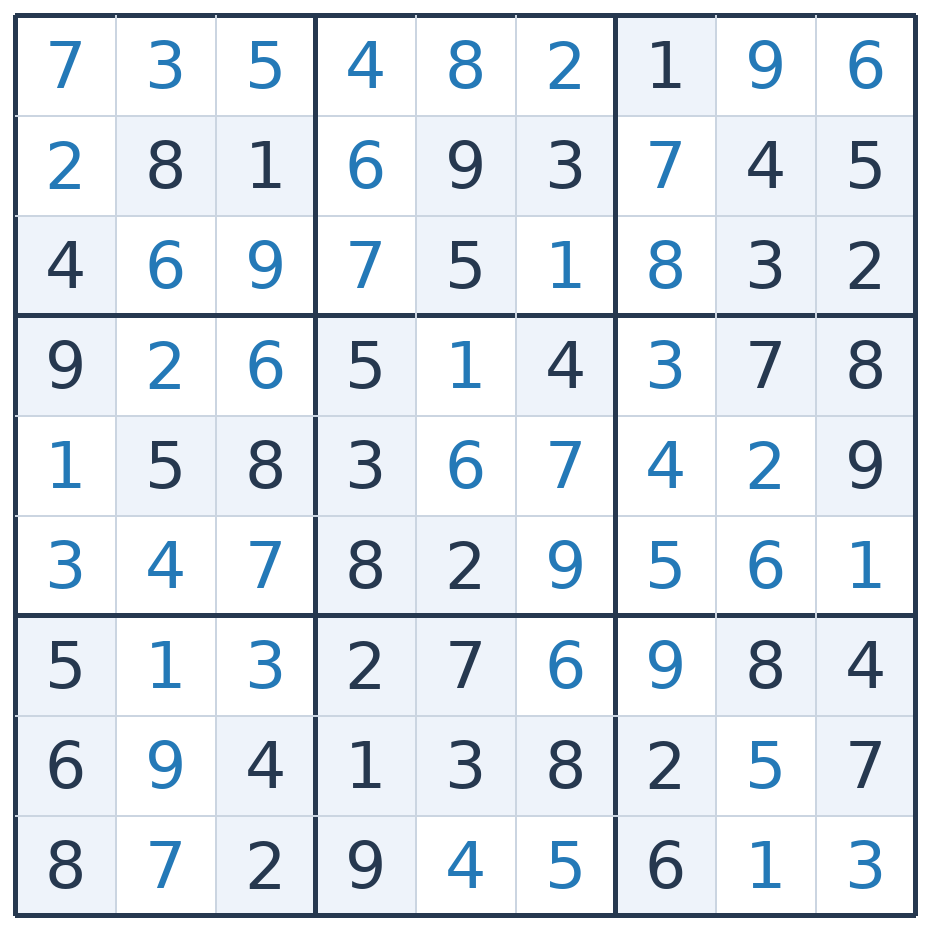
#> input picture example_solution.png, 930 x 930 px
$ python -i sudoku_screen_detect.py   (imports and definitions only)
#> lines starting #> are read from the running program, lines starting #| are printed output that depends on the picture; after the words box and inside, x2 and y2 are one past the last pixel; in counts of white or black regions, pixels touching at a corner belong together
#> further down, picture is the input picture: PIL image 930x930 RGB; mean R, G, B 226, 231.9, 238.2
"""Locate a visible 9×9 Sudoku grid in a full-screen screenshot."""

from __future__ import annotations

from dataclasses import dataclass

import cv2
import numpy as np
from PIL import Image


@dataclass(frozen=True)
class GridDetection:
    box: tuple[int, int, int, int]
    score: float


def _line_score(ink: np.ndarray, box: tuple[int, int, int, int]) -> float:
    x0, y0, x1, y1 = box
    width, height = x1 - x0, y1 - y0
    margin = max(2, min(width, height) // 45)
    horizontal, vertical = [], []
    for index in range(10):
        y = round(y0 + index * (height - 1) / 9)
        x = round(x0 + index * (width - 1) / 9)
        rows = ink[max(0, y-margin):min(ink.shape[0], y+margin+1), x0:x1]
        cols = ink[y0:y1, max(0, x-margin):min(ink.shape[1], x+margin+1)]
        horizontal.append(float(np.max(np.mean(rows > 0, axis=1))))
        vertical.append(float(np.max(np.mean(cols > 0, axis=0))))
    if (sum(value >= .55 for value in horizontal) < 8 or
            sum(value >= .55 for value in vertical) < 8):
        return 0.0
    return (sum(horizontal) + sum(vertical)) / 20


def detect_grid(image: Image.Image,
                preferred_box: tuple[int, int, int, int] | None = None) -> GridDetection | None:
    """Find regular ten-line grids; coordinates are physical screenshot pixels."""
    raw = np.asarray(image.convert("RGB"))
    height, width = raw.shape[:2]
#> height = 930; width = 930
    if min(width, height) < 400:
        return None
    scale = min(1.0, 1600 / max(width, height))
#> scale = 1
    reduced = cv2.resize(raw, (round(width * scale), round(height * scale)),
                         interpolation=cv2.INTER_AREA) if scale < 1 else raw
    gray = cv2.cvtColor(reduced, cv2.COLOR_RGB2GRAY)
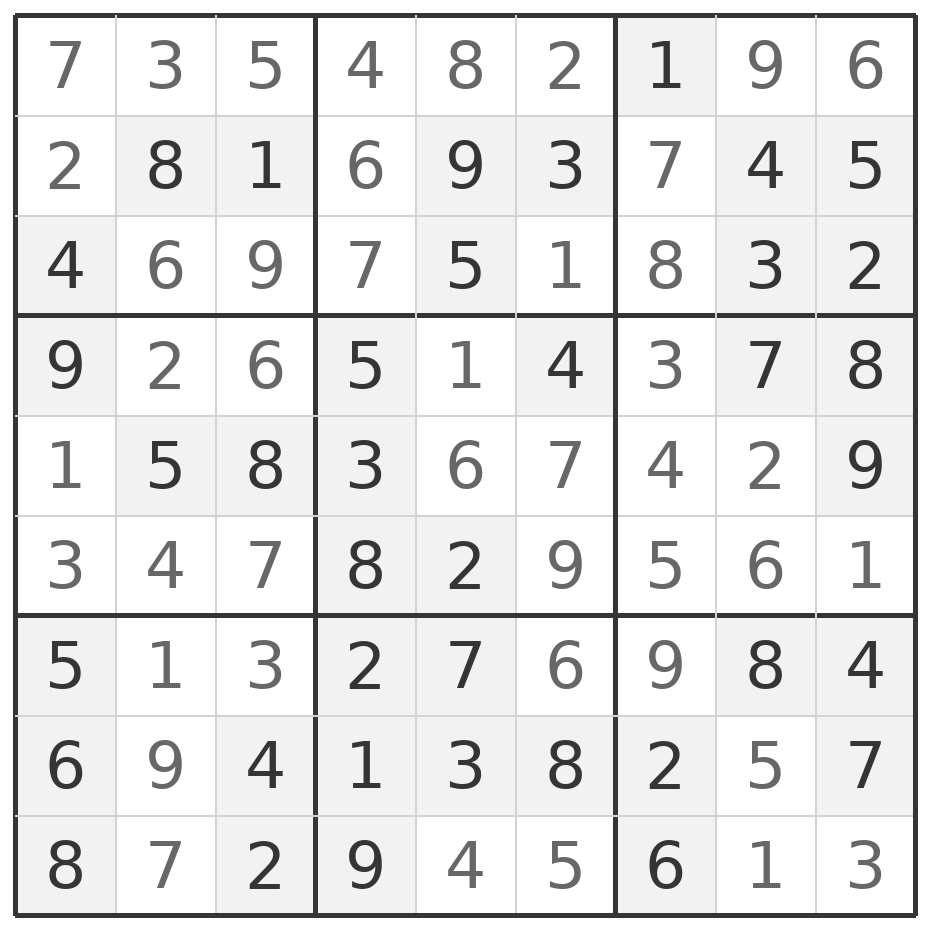
#> gray: shape (930, 930); min 53, max 255, mean 230.7
    ink = cv2.adaptiveThreshold(gray, 255, cv2.ADAPTIVE_THRESH_GAUSSIAN_C,
                                cv2.THRESH_BINARY_INV, 31, 8)
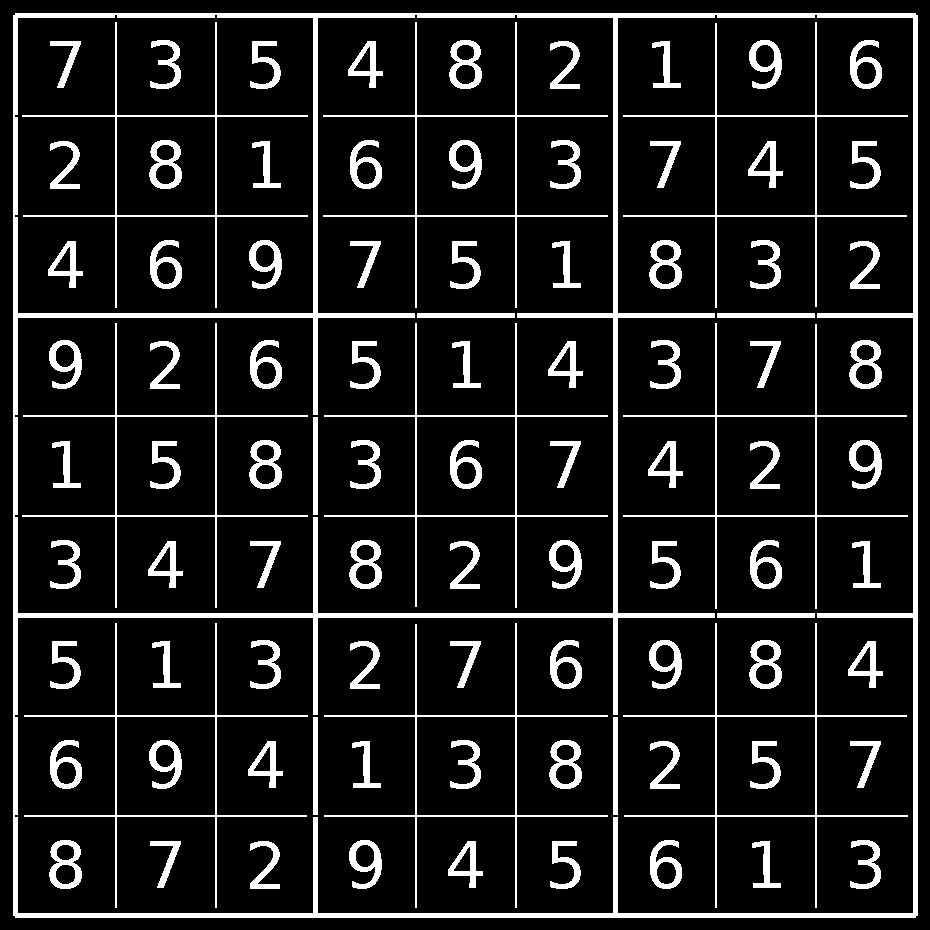
#> ink: shape (930, 930); 12.2% white; 97 white regions, largest, box (x1, y1, x2, y2) and area: (13, 13, 918, 918) 32652, (22, 22, 308, 308) 2270, (323, 22, 608, 308) 2268
    kernel_size = max(18, min(gray.shape) // 38)
#> kernel_size = 24
    horizontal = cv2.morphologyEx(ink, cv2.MORPH_OPEN,
                                  cv2.getStructuringElement(cv2.MORPH_RECT, (kernel_size, 1)))
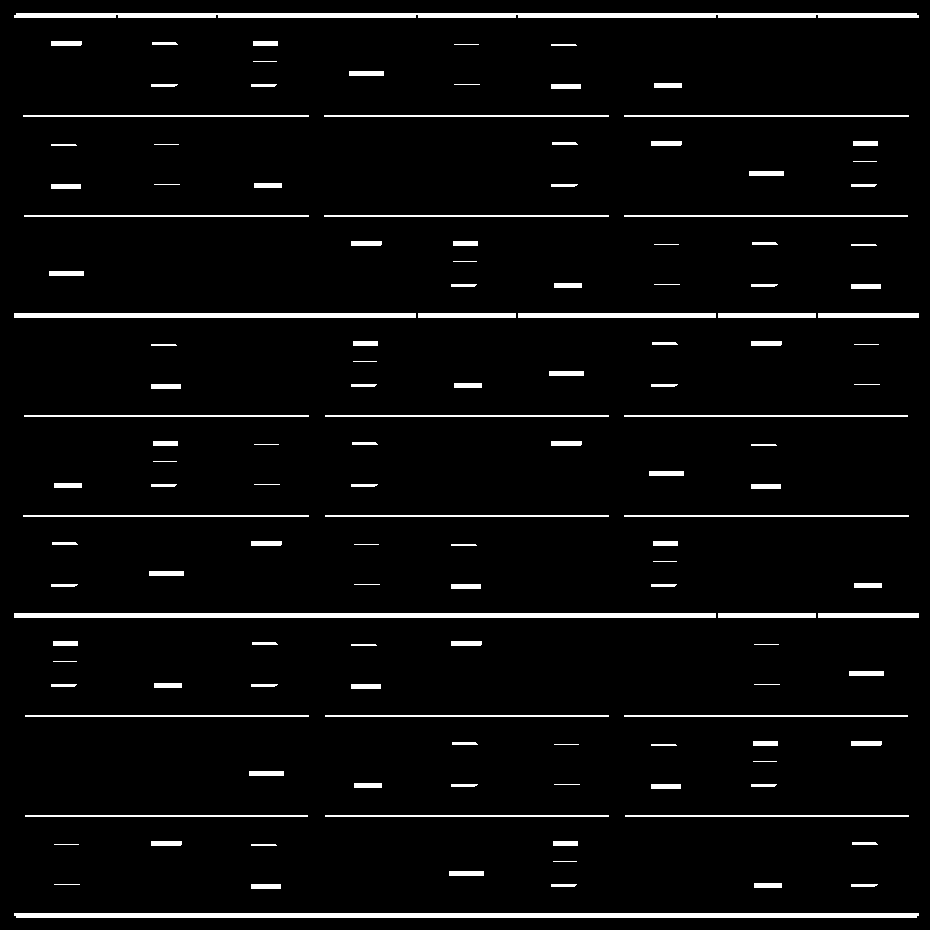
#> horizontal: shape (930, 930); 4.4% white; 136 white regions, largest, box (x1, y1, x2, y2) and area: (14, 913, 919, 918) 4517, (14, 13, 919, 18) 4481, (14, 613, 716, 618) 3510
    vertical = cv2.morphologyEx(ink, cv2.MORPH_OPEN,
                                cv2.getStructuringElement(cv2.MORPH_RECT, (1, kernel_size)))
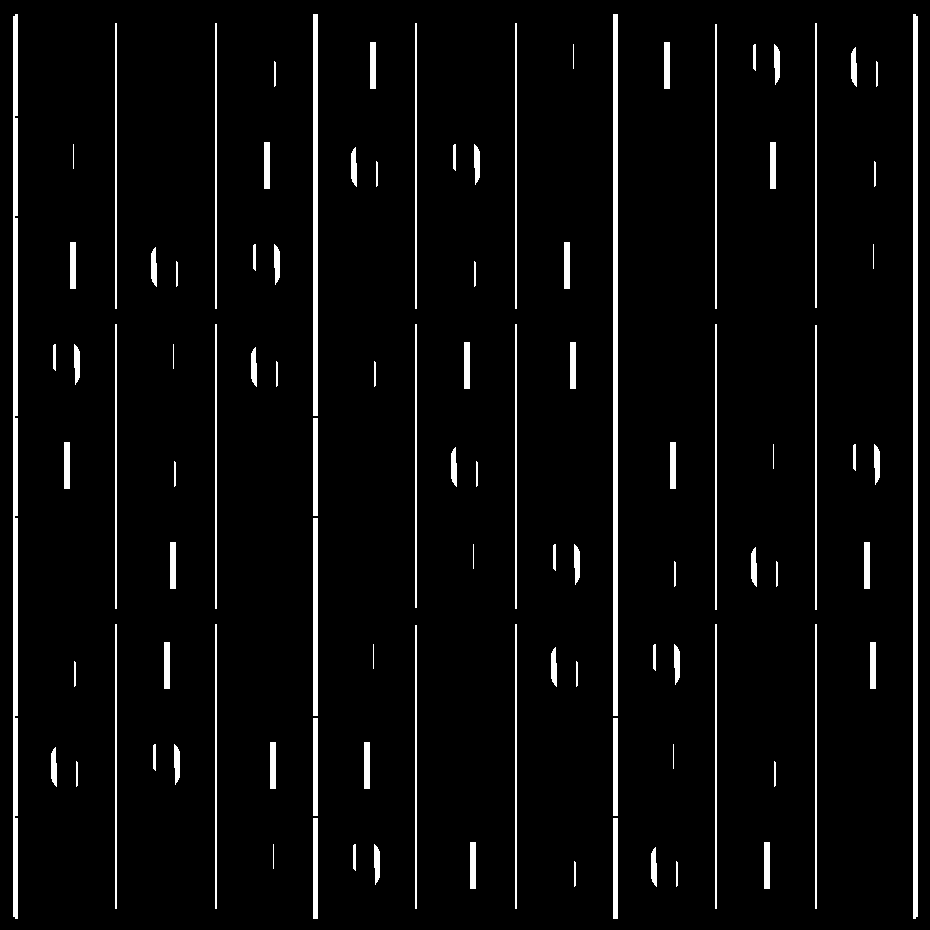
#> vertical: shape (930, 930); 4.5% white; 100 white regions, largest, box (x1, y1, x2, y2) and area: (913, 14, 918, 919) 4517, (13, 14, 18, 919) 4481, (613, 14, 618, 716) 3510
    lines = cv2.dilate(cv2.bitwise_or(horizontal, vertical), np.ones((3, 3), np.uint8))
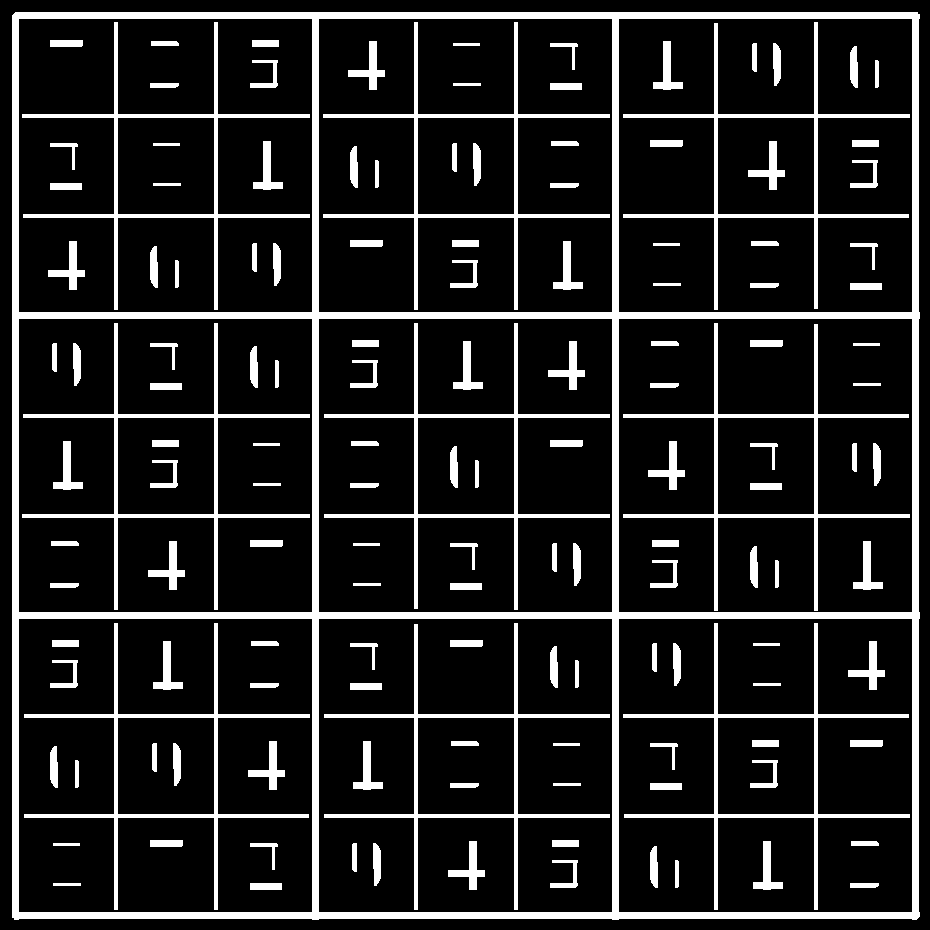
#> lines: shape (930, 930); 14.2% white; 145 white regions, largest, box (x1, y1, x2, y2) and area: (12, 12, 920, 920) 50045, (22, 22, 310, 310) 4540, (323, 22, 610, 310) 4536
    count, _, stats, _ = cv2.connectedComponentsWithStats(lines, 8)
#> count = 146; stats = 146 rows, first 6: [0, 0, 930, 930, 742339], [12, 12, 908, 908, 50045], [22, 22, 288, 288, 4540], [323, 22, 287, 288, 4536], [623, 22, 287, 288, 4524], [50, 40, 33, 7, 230]
    candidates = []
    for x, y, bw, bh, area in stats[1:count]:
        side = min(bw, bh)
        if (side < 180 or side > min(gray.shape) * .96 or
                not .78 <= bw / bh <= 1.28 or area < side * 2):
            continue
        box = (int(x), int(y), int(x + bw), int(y + bh))
        score = _line_score(ink, box)
        if score < .68:
            continue
        physical_box = tuple(round(value / scale) for value in box)
        bonus = 0.0
        if preferred_box:
            cx = (physical_box[0] + physical_box[2]) / 2
            cy = (physical_box[1] + physical_box[3]) / 2
            px = (preferred_box[0] + preferred_box[2]) / 2
            py = (preferred_box[1] + preferred_box[3]) / 2
            distance = ((cx-px)**2 + (cy-py)**2)**.5
            bonus = .08 * max(0.0, 1 - distance / max(width, height))
        candidates.append(GridDetection(physical_box, score + bonus))
#> this loop made 145 passes
#> (x, y, bw, bh, area, side) on passes 1, 5, 6, 7, 8, 9, 10, 11, 12, 13, 14, 15: (12, 12, 908, 908, 50045, 908), (50, 40, 33, 7, 230, 7), (151, 41, 28, 5, 137, 5), (252, 40, 27, 7, 189, 7), (348, 41, 37, 49, 595, 37), (653, 41, 30, 49, 546, 30), (453, 43, 27, 3, 81, 3), (550, 43, 28, 27, 180, 27), (752, 43, 5, 29, 141, 5), (773, 43, 8, 43, 292, 8), (850, 46, 8, 42, 287, 8), (250, 60, 28, 28, 295, 28)
#> (x, y, bw, bh, area, side, x0 in _line_score, y0 in _line_score) on passes 2, 3, 4, 50, 51, 52: (22, 22, 288, 288, 4540, 288, 22, 22), (323, 22, 287, 288, 4536, 287, 323, 22), (623, 22, 287, 288, 4524, 287, 623, 22), (22, 323, 288, 287, 4532, 287, 22, 323), (324, 323, 286, 287, 4516, 286, 324, 323), (623, 323, 287, 288, 4528, 287, 623, 323)
#> after the loop, candidates = []
    if not candidates:
        return None
    candidates.sort(key=lambda item: (item.score, (item.box[2]-item.box[0]) *
                                             (item.box[3]-item.box[1])), reverse=True)
    if (not preferred_box and len(candidates) > 1 and
            candidates[0].score - candidates[1].score < .04):
        return None
    return candidates[0]

>>> from PIL import Image
>>> picture = Image.open('example_solution.png')
>>> result = detect_grid(picture)

$ run again, on example_sudoku.png
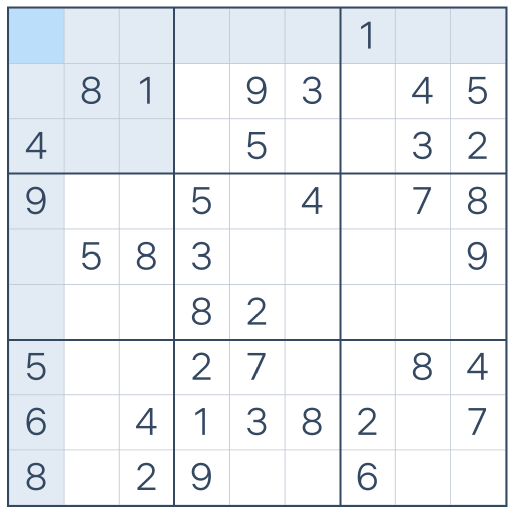
#> input picture example_sudoku.png, 1028 x 1020 px (shown at 1/2 size)
#> picture is the input picture: PIL image 1028x1020 RGBA; mean R, G, B, A 235.5, 239.1, 242.8, 255
#> in detect_grid, `ink = cv2.adaptiveThreshold(gray, 255, cv2.ADAPTIVE_THRESH_GAUSSIAN_C,..`:
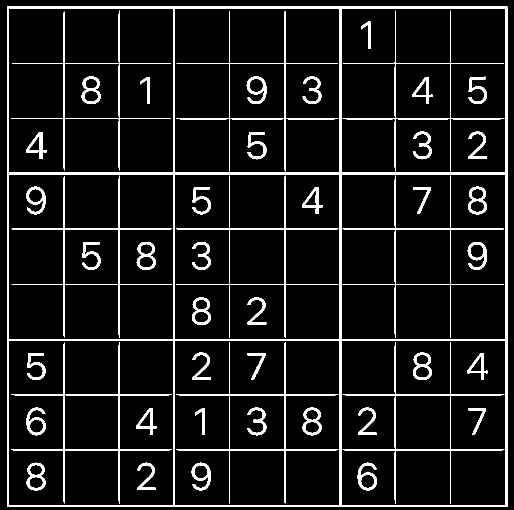
#> ink: shape (1020, 1028) (shown at 1/2 size); 8% white; 48 white regions, largest, box (x1, y1, x2, y2) and area: (14, 13, 1015, 1014) 31776, (685, 684, 1009, 1008) 3111, (685, 21, 1009, 343) 3002
#> horizontal: shape (1020, 1028); 3.1% white; 74 white regions, largest, box (x1, y1, x2, y2) and area: (15, 13, 1016, 17) 4004, (15, 345, 1016, 349) 4004, (15, 678, 1016, 682) 4004
#> vertical: shape (1020, 1028); 3.1% white; 49 white regions, largest, box (x1, y1, x2, y2) and area: (14, 14, 18, 1015) 4004, (346, 14, 350, 1015) 4004, (679, 14, 683, 1015) 4004
#> in detect_grid, `lines = cv2.dilate(cv2.bitwise_or(horizontal, vertical), np.ones((3, 3..`:
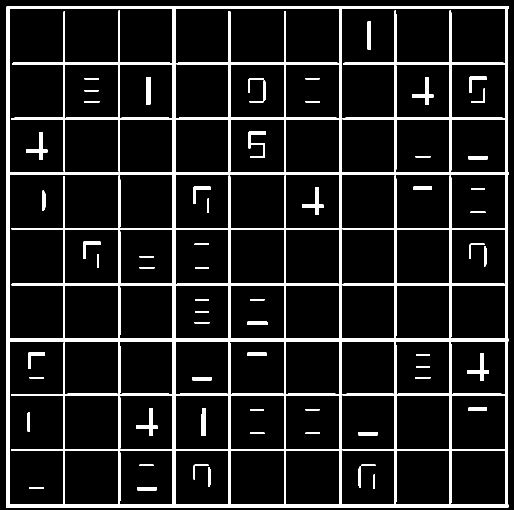
#> lines: shape (1020, 1028) (shown at 1/2 size); 10.5% white; 63 white regions, largest, box (x1, y1, x2, y2) and area: (13, 12, 1017, 1016) 91175, (22, 21, 344, 343) 5023, (52, 264, 95, 320) 658
#> count = 64; stats = 64 rows, first 6: [0, 0, 1028, 1020, 938899], [13, 12, 1004, 1004, 91175], [22, 21, 322, 322, 5023], [735, 43, 7, 56, 392], [938, 153, 35, 33, 396], [293, 154, 8, 56, 447]
#> the loop in detect_grid, `for x, y, bw, bh, area in stats[1:count]:` made 63 passes
#> (x, y, bw, bh, area, side) on passes 1, 3, 4, 5, 6, 7, 8, 9: (13, 12, 1004, 1004, 91175, 1004), (735, 43, 7, 56, 392, 7), (938, 153, 35, 33, 396, 33), (293, 154, 8, 56, 447, 8), (824, 154, 43, 56, 608, 43), (169, 156, 29, 3, 87, 3), (497, 156, 31, 30, 170, 30), (611, 156, 28, 3, 84, 3)
#> after the loop in detect_grid, `for x, y, bw, bh, area in stats[1:count]:`: candidates = []
